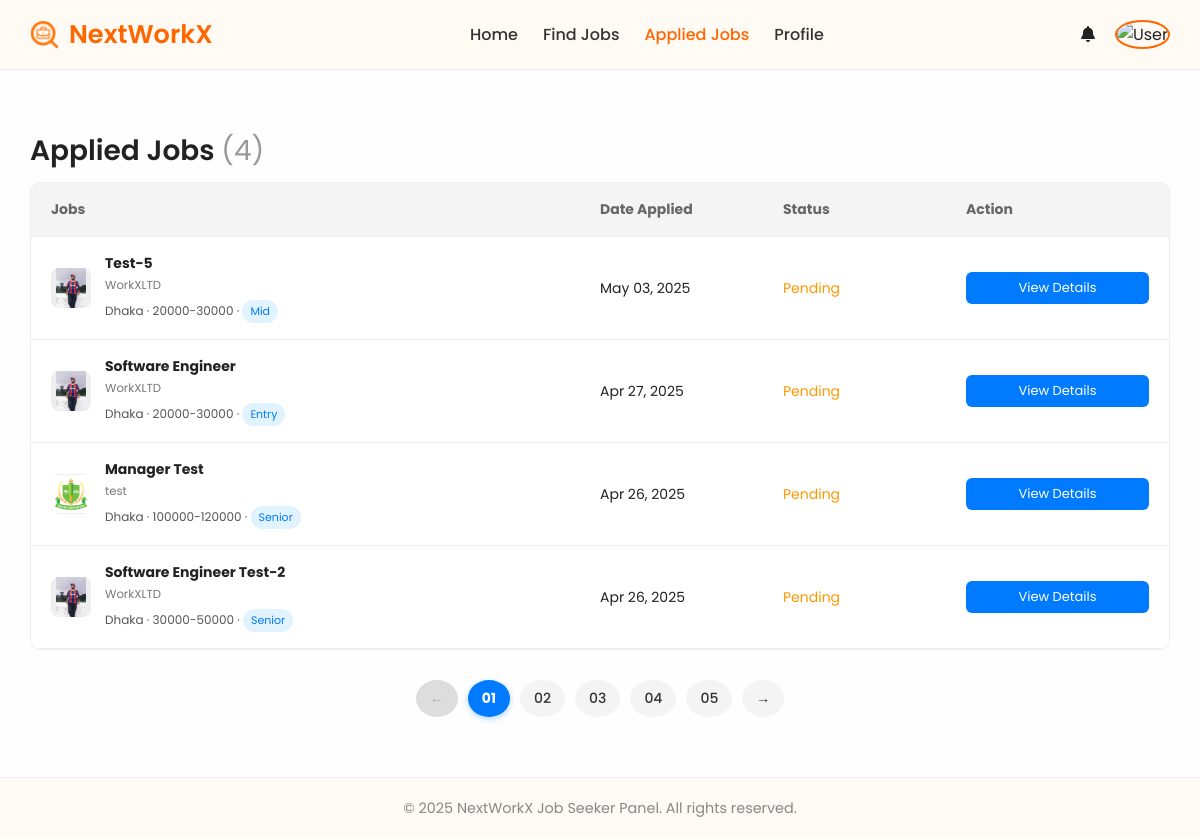
The app's page /user/applied_jobs.php (signed in) with its own data.
### tables this page shows
CREATE TABLE `applied_jobs` (
  `id` int(11) NOT NULL,
  `job_id` int(11) NOT NULL,
  `job_seeker_id` int(11) NOT NULL,
  `applied_at` datetime DEFAULT current_timestamp(),
  `status` enum('Pending','Shortlisted','Rejected') DEFAULT 'Pending'
);

CREATE TABLE `company_profiles` (
  `id` int(11) NOT NULL,
  `recruiter_id` int(11) NOT NULL,
  `logo` varchar(255) DEFAULT NULL,
  `banner` varchar(255) DEFAULT NULL,
  `company_name` varchar(255) DEFAULT NULL,
  `about_us` text DEFAULT NULL,
  `org_type` varchar(100) DEFAULT NULL,
  `industry_type` varchar(100) DEFAULT NULL,
  `team_size` varchar(50) DEFAULT NULL,
  `est_year` year(4) DEFAULT NULL,
  `website` varchar(255) DEFAULT NULL,
  `company_vision` text DEFAULT NULL,
  `facebook` varchar(255) DEFAULT NULL,
  `twitter` varchar(255) DEFAULT NULL,
  `instagram` varchar(255) DEFAULT NULL,
  `youtube` varchar(255) DEFAULT NULL,
  `map_location` text DEFAULT NULL,
  `phone` varchar(20) DEFAULT NULL,
  `email` varchar(100) DEFAULT NULL,
  `completion_percentage` int(11) DEFAULT 0,
  `created_at` timestamp NOT NULL DEFAULT current_timestamp(),
  `updated_at` timestamp NOT NULL DEFAULT current_timestamp() ON UPDATE current_timestamp(),
  `progress` int(11) DEFAULT 0
);

CREATE TABLE `jobs` (
  `job_id` int(11) NOT NULL,
  `recruiter_id` int(11) NOT NULL,
  `job_title` varchar(255) DEFAULT NULL,
  `tags` varchar(255) DEFAULT NULL,
  `job_role` varchar(100) DEFAULT NULL,
  `min_salary` int(11) DEFAULT NULL,
  `max_salary` int(11) DEFAULT NULL,
  `currency` varchar(10) DEFAULT 'BDT',
  `vacancies` int(11) DEFAULT 1,
  `job_level` enum('Intern','Entry','Mid','Senior','Lead') DEFAULT 'Entry',
  `country` varchar(100) DEFAULT NULL,
  `city` varchar(100) DEFAULT NULL,
  `job_description` text DEFAULT NULL,
  `skills` text DEFAULT NULL,
  `posted_on` timestamp NOT NULL DEFAULT current_timestamp(),
  `start_date` date DEFAULT NULL,
  `expire_date` date DEFAULT NULL,
  `job_type` enum('Full Time','Part Time','Remote','Freelance','Seasonal','Fixed-Price') DEFAULT NULL,
  `category` varchar(100) DEFAULT NULL
);

### user/applied_jobs.php (the view, shortened to what this page needs)
<?php
include('../includes/db.php');
include('../includes/header_jobseeker.php');
$user_id = $_SESSION['user_id'];
$stmt = $conn->prepare("
    SELECT jobs.job_id, jobs.job_title, jobs.city, jobs.min_salary, jobs.max_salary, jobs.job_level, jobs.recruiter_id, applied_jobs.applied_at, applied_jobs.status, company_profiles.logo, company_profiles.company_name
    FROM applied_jobs
    JOIN jobs ON applied_jobs.job_id = jobs.job_id
    LEFT JOIN company_profiles ON jobs.recruiter_id = company_profiles.recruiter_id
    WHERE applied_jobs.job_seeker_id = :user_id
    ORDER BY applied_jobs.applied_at DESC
");
$stmt->execute([':user_id' => $user_id]);
$applied_jobs = $stmt->fetchAll(PDO::FETCH_ASSOC);
?>
<div class="container">
  <h1 class="dashboard-title">Applied Jobs <span style="color: #999; font-weight: normal;">(<?= count($applied_jobs) ?>)</span></h1>
  <div class="applied-jobs-table">
    <div class="table-header">
      <span>Jobs</span>
      <span>Date Applied</span>
      <span>Status</span>
      <span>Action</span>
    </div>
    <?php if (count($applied_jobs) > 0): ?>
      <?php foreach ($applied_jobs as $job): ?>
        <div class="table-row">
          <div class="job-info">
            <?php
              if (!empty($job['logo'])) {
                  $logo_path = '../uploads/company/' . htmlspecialchars($job['logo']);
              } else {
                  $logo_path = '../assets/img/logo-default.jpg';
              }
            ?>
            <img src="<?= $logo_path ?>" alt="Company Logo" class="job-logo">
            <div>
              <strong><?= htmlspecialchars($job['job_title']) ?></strong><br>
              <small style="color: #777;">
                <?= htmlspecialchars($job['company_name'] ?? 'Unknown Company') ?>
              </small>
              <div class="job-meta" style="margin-top: 5px;">
                <span><?= htmlspecialchars($job['city']) ?></span> ·
                <span><?= htmlspecialchars($job['min_salary']) ?>-<?= htmlspecialchars($job['max_salary']) ?></span> ·
                <span class="tag"><?= htmlspecialchars($job['job_level']) ?></span>
              </div>
            </div>
          </div>
          <span><?= date('M d, Y', strtotime($job['applied_at'])) ?></span>
          <span class="status <?= strtolower($job['status']) ?>"><?= $job['status'] ?></span>
          <a href="../user/job_details.php?job_id=<?= $job['job_id'] ?>" class="view-btn">View Details</a>
        </div>
      <?php endforeach; ?>
    <?php else: ?>
      <p style="margin-top: 20px; color: #777;">You haven't applied for any jobs yet.</p>
    <?php endif; ?>
  </div>
  <div class="pagination">
    <a href="#" class="page-arrow disabled">←</a>
    <a href="#" class="page active">01</a>
    <a href="#" class="page">02</a>
    <a href="#" class="page">03</a>
    <a href="#" class="page">04</a>
    <a href="#" class="page">05</a>
    <a href="#" class="page-arrow">→</a>
  </div>
</div>
<?php include('../includes/footer_jobseeker.php'); ?>

### assets/css/jobseeker_style.css (style rules this page uses)
* * { margin: 0; padding: 0; font-family: 'Poppins', sans-serif; }
body { font-family: 'Poppins', sans-serif; margin: 0; background: #fefefe; color: #222; }
.container { max-width: 1200px; margin: 60px auto; padding: 0 30px; }
.dashboard-title { font-size: 28px; font-weight: 600; color: #222; }
.applied-jobs-table { display: flex; flex-direction: column; border: 1px solid #eee; border-radius: 10px; overflow: hidden; }
.table-header, .table-row { display: grid; grid-template-columns: 3fr 1fr 1fr 1fr; align-items: center; padding: 16px 20px; font-size: 14px; border-bottom: 1px solid #eee; background: #f9f9f9; }
.table-header { font-weight: bold; color: #666; background: #f4f4f4; }
.table-row { background: #fff; transition: border 0.3s ease, box-shadow 0.3s ease; }
.job-info { display: flex; align-items: center; gap: 14px; }
.job-info img { width: 40px; height: 40px; object-fit: contain; border-radius: 8px; }
.job-meta { font-size: 12px; color: #555; margin-top: 4px; }
.view-btn { text-align: center; background: #007BFF; color: white; padding: 6px 12px; border-radius: 6px; text-decoration: none; font-size: 13px; transition: 0.2s; }
.tag { font-size: 11px; background: #e0f3ff; color: #007bff; padding: 3px 8px; border-radius: 20px; display: inline-block; }
.pagination { display: flex; justify-content: center; align-items: center; margin: 30px 0; gap: 10px; }
.page, .page-arrow { display: inline-block; padding: 8px 14px; border-radius: 50%; background-color: #f4f4f4; color: #333; text-decoration: none; font-weight: 500; font-size: 14px; transition: all 0.3s ease; }
.page.active { background-color: #007BFF; color: white; font-weight: bold; box-shadow: 0 2px 6px rgba(0, 123, 255, 0.3); }
.page-arrow.disabled { pointer-events: none; background-color: #ddd; color: #aaa; cursor: not-allowed; }
.status.pending { color: #ff9800; }

### user/applied_jobs.php (style rules this page uses)
.applied-jobs-table { margin-top: 10px; }
.job-logo { width: 50px; height: 50px; border-radius: 50%; background: #eee; object-fit: cover; }

### records on screen
applied_jobs: company_profiles.logo (picture), job.job_title "Test-5", company_profiles.company_name "WorkXLTD", job.city "Dhaka", job.min_salary "20000", job.max_salary "30000", job.job_level "Mid", applied_at "May 03, 2025", status "Pending"
applied_jobs: company_profiles.logo (picture), job.job_title "Software Engineer", company_profiles.company_name "WorkXLTD", job.city "Dhaka", job.min_salary "20000", job.max_salary "30000", job.job_level "Entry", applied_at "Apr 27, 2025", status "Pending"
applied_jobs: company_profiles.logo (picture), job.job_title "Manager Test", company_profiles.company_name "test", job.city "Dhaka", job.min_salary "100000", job.max_salary "120000", job.job_level "Senior", applied_at "Apr 26, 2025", status "Pending"
applied_jobs: company_profiles.logo (picture), job.job_title "Software Engineer Test-2", company_profiles.company_name "WorkXLTD", job.city "Dhaka", job.min_salary "30000", job.max_salary "50000", job.job_level "Senior", applied_at "Apr 26, 2025", status "Pending"

### other values on screen
count($applied_jobs) "4"
